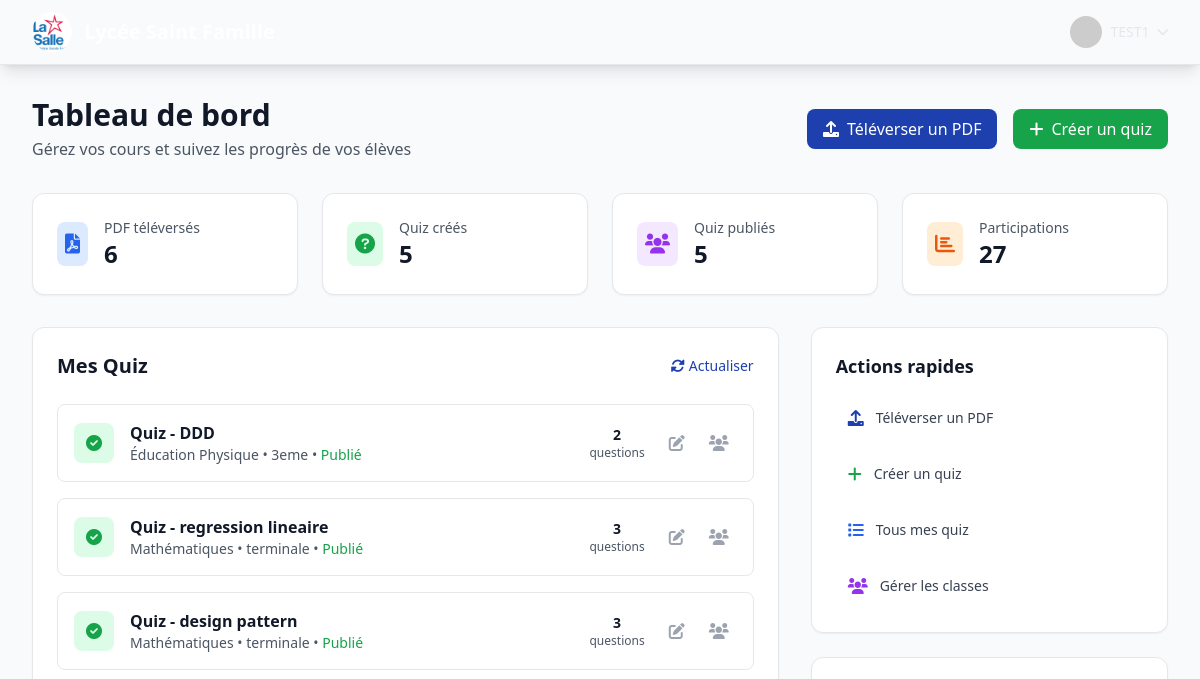
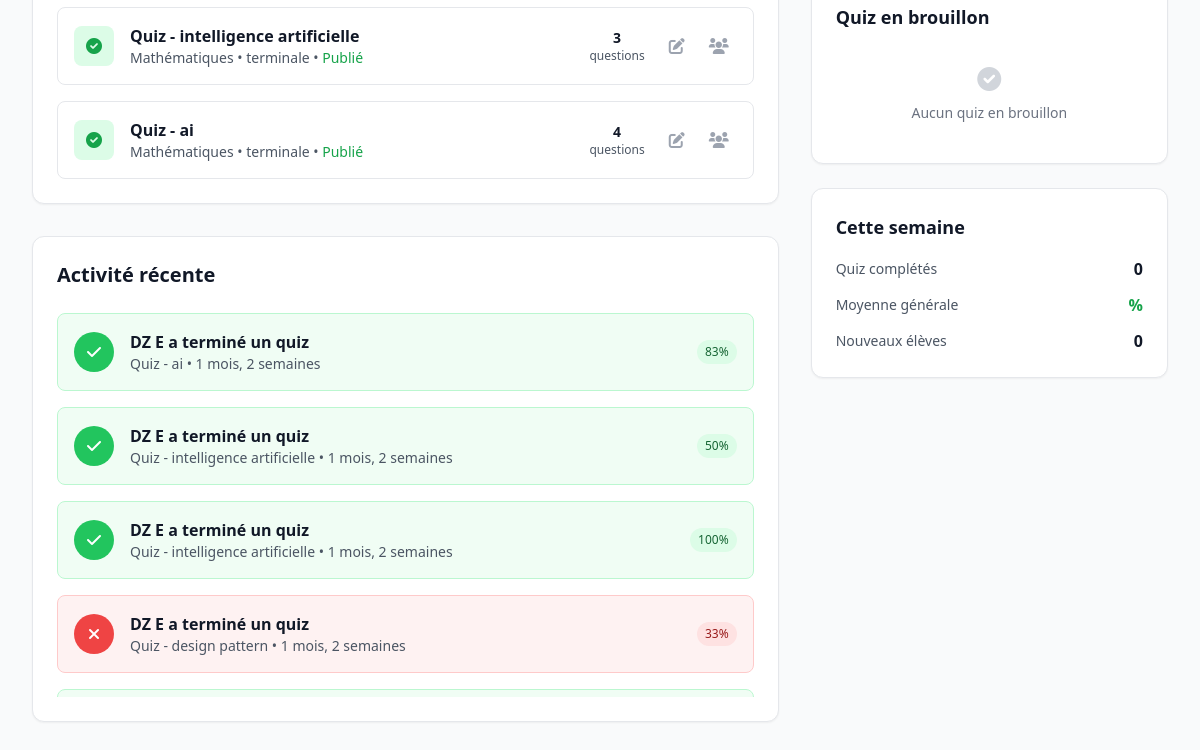
The page /dashboard/teacher/ (signed in) on the database as committed earlier (2 pictures, top to bottom).
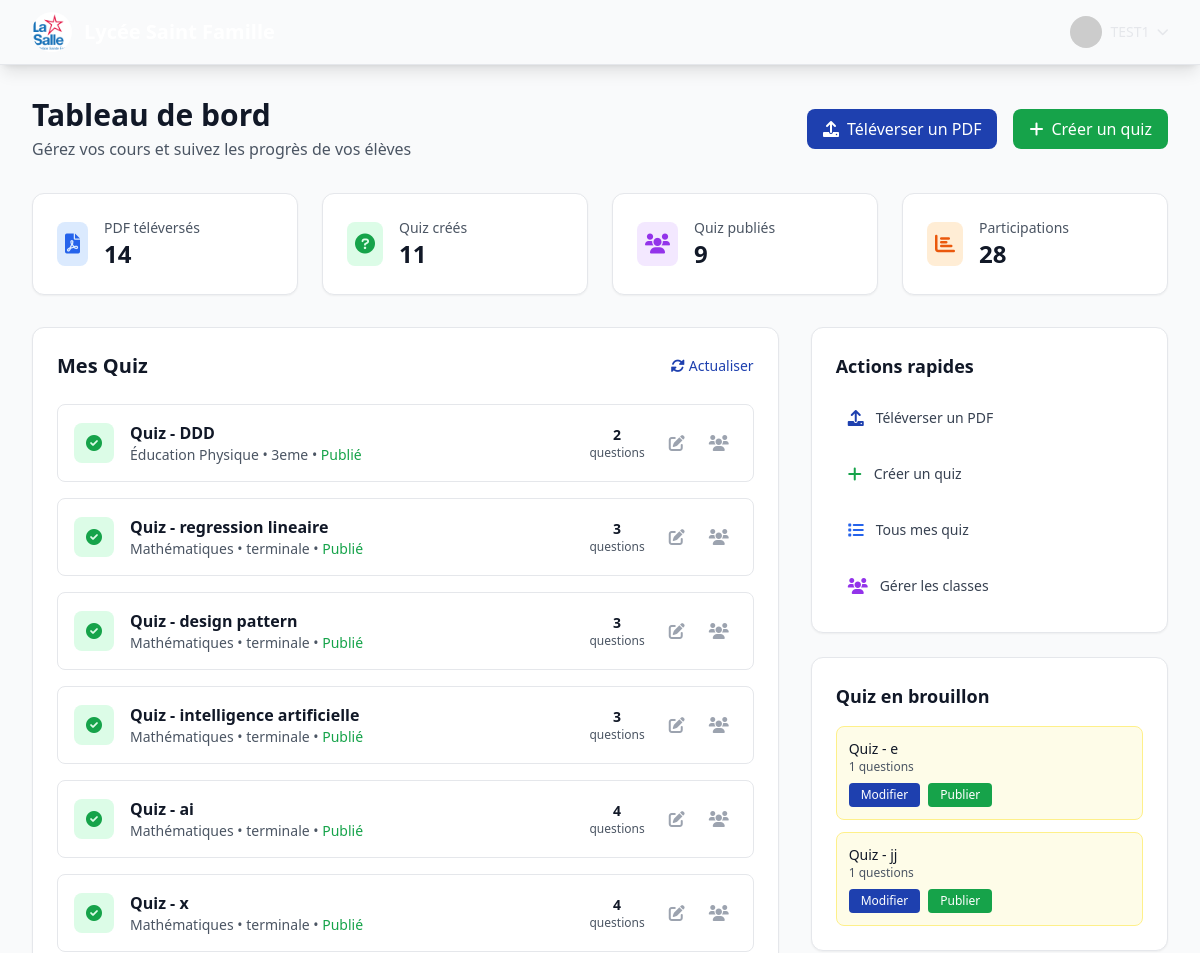
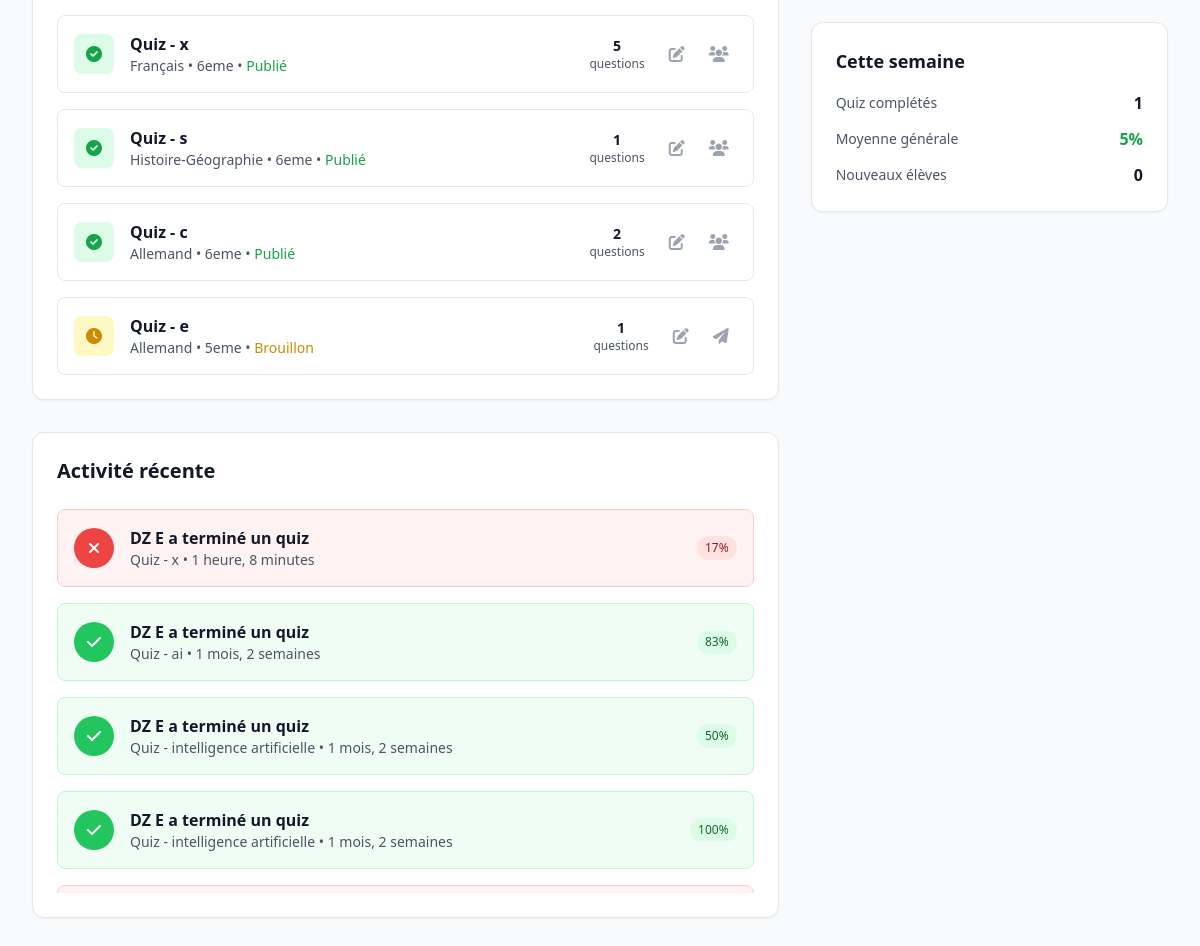
The same page on the database as committed later (2 pictures, top to bottom).
### quiz/models.py (models this page shows, shortened)
class Quiz(models.Model):
    DIFFICULTY_CHOICES = [
        ('easy', 'Facile'),
        ('medium', 'Moyen'),
        ('hard', 'Difficile'),
    ]
    title = models.CharField(max_length=200)
    description = models.TextField(blank=True)
    course = models.ForeignKey(Course, on_delete=models.CASCADE, related_name='quizzes')
    subject = models.ForeignKey(Subject, on_delete=models.CASCADE)
    level = models.CharField(max_length=20)
    difficulty = models.CharField(max_length=10, choices=DIFFICULTY_CHOICES)
    time_limit = models.IntegerField(help_text="Temps limite en minutes")
    points_reward = models.IntegerField(default=50)
    is_published = models.BooleanField(default=False)
    created_at = models.DateTimeField(auto_now_add=True)

class Subject(models.Model):
    name = models.CharField(max_length=100)
    slug = models.SlugField(unique=True)
    icon = models.CharField(max_length=50, default='fas fa-book')  # Classe d'icône FontAwesome
    color = models.CharField(max_length=20, default='blue')  # Couleur pour l'interface

class QuizAttempt(models.Model):
    user = models.ForeignKey(User, on_delete=models.CASCADE)
    quiz = models.ForeignKey(Quiz, on_delete=models.CASCADE)
    started_at = models.DateTimeField(auto_now_add=True)
    completed_at = models.DateTimeField(null=True, blank=True)
    score = models.IntegerField(default=0)
    total_points = models.IntegerField(default=0)
    time_taken = models.DurationField(null=True, blank=True)
    is_completed = models.BooleanField(default=False)
    @property
    def percentage_score(self):
        if self.total_points > 0:
            return round((self.score / self.total_points) * 100)
        return 0

### accounts/models.py (models this page shows, shortened)
class User(AbstractUser):
    USER_TYPE_CHOICES = [
        ('student', 'Élève'),
        ('teacher', 'Enseignant'),
        ('admin', 'Administrateur'),
    ]
    CLASS_CHOICES = [
        ('6eme', '6ème'),
        ('5eme', '5ème'),
        ('4eme', '4ème'),
        ('3eme', '3ème'),
        ('2nde', '2nde'),
        ('1ere', '1ère'),
        ('terminale', 'Terminale'),
    ]
    user_type = models.CharField(max_length=10, choices=USER_TYPE_CHOICES)
    level = models.CharField(max_length=20, blank=True, null=True)  # 6eme, 5eme, etc.
    class_name = models.CharField(max_length=20, choices=CLASS_CHOICES, blank=True, null=True, help_text="Classe de l'élève")
    points = models.IntegerField(default=0)
    xp = models.IntegerField(default=0)
    current_level = models.IntegerField(default=1)
    streak_days = models.IntegerField(default=0)
    last_activity = models.DateTimeField(auto_now=True)
    email = models.EmailField(unique=True, blank=True, null=True)

### dashboard/views.py (the view)
# urls.py: path('teacher/', views.teacher_dashboard, name='teacher_dashboard'),
@login_required
def teacher_dashboard(request):
    if request.user.user_type != 'teacher':
        return redirect('student_dashboard')
    teacher_courses = Course.objects.filter(teacher=request.user)
    teacher_quizzes = Quiz.objects.filter(course__teacher=request.user).select_related('subject', 'course')
    teacher_stats = {
        'total_courses': teacher_courses.count(),
        'total_quizzes': teacher_quizzes.count(),
        'published_quizzes': teacher_quizzes.filter(is_published=True).count(),
        'total_attempts': QuizAttempt.objects.filter(quiz__course__teacher=request.user, is_completed=True).count(),
    }
    draft_quizzes = teacher_quizzes.filter(is_published=False).prefetch_related('questions')[:5]
    recent_attempts = QuizAttempt.objects.filter(
        quiz__course__teacher=request.user,
        is_completed=True
    ).select_related('user', 'quiz').order_by('-completed_at')[:10]
    week_ago = timezone.now() - timedelta(days=7)
    weekly_attempts = QuizAttempt.objects.filter(
        quiz__course__teacher=request.user,
        is_completed=True,
        completed_at__gte=week_ago
    )
    weekly_stats = {
        'completed_attempts': weekly_attempts.count(),
        'avg_score': weekly_attempts.aggregate(avg=Avg('score'))['avg'] or 0,
        'new_students': 0,  # TODO: Implement student tracking
    }
    context = {
        'teacher_stats': teacher_stats,
        'teacher_quizzes': teacher_quizzes[:10],  # Show first 10 quizzes
        'draft_quizzes': draft_quizzes,
        'recent_attempts': recent_attempts,
        'weekly_stats': weekly_stats,
    }
    return render(request, 'teacher/dashboard.html', context)

### templates/teacher/dashboard.html (shortened to what the changed rows need)
{% extends 'base.html' %}
{% block content %}
<div class="max-w-7xl mx-auto px-4 sm:px-6 lg:px-8 py-8">
    <div class="mb-8">
        <div class="flex items-center justify-between">
            <div>
                <h1 class="text-3xl font-bold text-gray-900">Tableau de bord</h1>
            </div>
        </div>
    </div>
    <div class="grid grid-cols-1 md:grid-cols-4 gap-6 mb-8">
        <div class="bg-white rounded-xl shadow-sm border border-gray-200 p-6">
            <div class="flex items-center">
                <div class="ml-4">
                    <p class="text-sm font-medium text-gray-600">PDF téléversés</p>
                    <p class="text-2xl font-bold text-gray-900">{{ teacher_stats.total_courses|default:0 }}</p>
                </div>
            </div>
        </div>
        <div class="bg-white rounded-xl shadow-sm border border-gray-200 p-6">
            <div class="flex items-center">
                <div class="ml-4">
                    <p class="text-sm font-medium text-gray-600">Quiz créés</p>
                    <p class="text-2xl font-bold text-gray-900">{{ teacher_stats.total_quizzes|default:0 }}</p>
                </div>
            </div>
        </div>
        <div class="bg-white rounded-xl shadow-sm border border-gray-200 p-6">
            <div class="flex items-center">
                <div class="ml-4">
                    <p class="text-sm font-medium text-gray-600">Quiz publiés</p>
                    <p class="text-2xl font-bold text-gray-900">{{ teacher_stats.published_quizzes|default:0 }}</p>
                </div>
            </div>
        </div>
        <div class="bg-white rounded-xl shadow-sm border border-gray-200 p-6">
            <div class="flex items-center">
                <div class="ml-4">
                    <p class="text-sm font-medium text-gray-600">Participations</p>
                    <p class="text-2xl font-bold text-gray-900">{{ teacher_stats.total_attempts|default:0 }}</p>
                </div>
            </div>
        </div>
    </div>
    <div class="grid grid-cols-1 lg:grid-cols-3 gap-8">
        <div class="lg:col-span-2 space-y-8">
            <div class="bg-white rounded-xl shadow-sm border border-gray-200 p-6">
                <div class="flex items-center justify-between mb-6">
                    <h2 class="text-xl font-bold text-gray-900">Mes Quiz</h2>
                </div>
                <div class="space-y-4" id="quiz-list">
                    {% for quiz in teacher_quizzes %}
                    <div class="flex items-center justify-between p-4 border border-gray-200 rounded-lg hover:bg-gray-50 transition-colors">
                        <div class="flex items-center">
                            <div class="w-10 h-10 {% if quiz.is_published %}bg-green-100{% else %}bg-yellow-100{% endif %} rounded-lg flex items-center justify-center">
                                <i class="fas {% if quiz.is_published %}fa-check-circle text-green-600{% else %}fa-clock text-yellow-600{% endif %}"></i>
                            </div>
                            <div class="ml-4">
                                <h3 class="font-semibold text-gray-900">{{ quiz.title }}</h3>
                                <p class="text-sm text-gray-600">
                                    {{ quiz.subject.name }} • {{ quiz.level }} •
                                    {% if quiz.is_published %}
                                        <span class="text-green-600 font-medium">Publié</span>
                                    {% else %}
                                        <span class="text-yellow-600 font-medium">Brouillon</span>
                                    {% endif %}
                                </p>
                            </div>
                        </div>
                        <div class="flex items-center space-x-4">
                            <div class="text-center">
                                <p class="text-sm font-semibold text-gray-900">{{ quiz.questions.count }}</p>
                                <p class="text-xs text-gray-600">questions</p>
                            </div>
                            <div class="flex space-x-2">
                                <a href="{% url 'edit_quiz' quiz.id %}" class="p-2 text-gray-400 hover:text-primary" title="Modifier">
                                    <i class="fas fa-edit"></i>
                                </a>
                                {% if quiz.is_published %}
                                <a href="{% url 'quiz_participants' quiz.id %}" class="p-2 text-gray-400 hover:text-green-600" title="Voir les participants">
                                    <i class="fas fa-users"></i>
                                </a>
                                {% else %}
                                <button onclick="confirmPublish({{ quiz.id }})" class="p-2 text-gray-400 hover:text-blue-600" title="Publier">
                                    <i class="fas fa-paper-plane"></i>
                                </button>
                                {% endif %}
                            </div>
                        </div>
                    </div>
                    {% endfor %}
                </div>
            </div>
            <div class="bg-white rounded-xl shadow-sm border border-gray-200 p-6">
                <div class="flex items-center justify-between mb-6">
                    <h2 class="text-xl font-bold text-gray-900">Activité récente</h2>
                </div>
                <div class="space-y-4 max-h-96 overflow-y-auto">
                    {% for attempt in recent_attempts %}
                    <div class="flex items-center p-4 {% if attempt.percentage_score >= 50 %}bg-green-50 border-green-200{% else %}bg-red-50 border-red-200{% endif %} rounded-lg border">
                        <div class="w-10 h-10 {% if attempt.percentage_score >= 50 %}bg-green-500{% else %}bg-red-500{% endif %} rounded-full flex items-center justify-center">
                            <i class="fas {% if attempt.percentage_score >= 50 %}fa-check{% else %}fa-times{% endif %} text-white"></i>
                        </div>
                        <div class="ml-4 flex-1">
                            <p class="font-semibold text-gray-900">{{ attempt.user.get_full_name }} a terminé un quiz</p>
                            <p class="text-sm text-gray-600">{{ attempt.quiz.title }} • {{ attempt.completed_at|timesince }}</p>
                        </div>
                        <span class="text-xs {% if attempt.percentage_score >= 50 %}bg-green-100 text-green-800{% else %}bg-red-100 text-red-800{% endif %} px-2 py-1 rounded-full">{{ attempt.percentage_score|floatformat:0 }}%</span>
                    </div>
                    {% empty %}
                    <div class="text-center py-8">
                        <i class="fas fa-chart-line text-gray-300 text-4xl mb-4"></i>
                        <p class="text-gray-500">Aucune activité récente</p>
                    </div>
                    {% endfor %}
                </div>
            </div>
        </div>
        <div class="space-y-6">
            <div class="bg-white rounded-xl shadow-sm border border-gray-200 p-6">
                <div class="space-y-3">
                    {% for quiz in draft_quizzes %}
                    <div class="p-3 bg-yellow-50 border border-yellow-200 rounded-lg">
                        <p class="text-sm font-medium text-gray-900">{{ quiz.title }}</p>
                        <p class="text-xs text-gray-600 mb-2">{{ quiz.questions.count }} questions</p>
                        <div class="flex space-x-2">
                            <a href="{% url 'edit_quiz' quiz.id %}" class="text-xs bg-primary text-white px-3 py-1 rounded hover:bg-primary/90">
                                Modifier
                            </a>
                            <button onclick="confirmPublish({{ quiz.id }})" class="text-xs bg-green-600 text-white px-3 py-1 rounded hover:bg-green-700">
                                Publier
                            </button>
                        </div>
                    </div>
                    {% empty %}
                    <div class="text-center py-4">
                        <i class="fas fa-check-circle text-gray-300 text-2xl mb-2"></i>
                        <p class="text-sm text-gray-500">Aucun quiz en brouillon</p>
                    </div>
                    {% endfor %}
                </div>
            </div>
            <div class="bg-white rounded-xl shadow-sm border border-gray-200 p-6">
                <div class="space-y-3">
                    <div class="flex justify-between items-center">
                        <span class="text-sm text-gray-600">Quiz complétés</span>
                        <span class="font-semibold text-gray-900">{{ weekly_stats.completed_attempts|default:0 }}</span>
                    </div>
                    <div class="flex justify-between items-center">
                        <span class="text-sm text-gray-600">Moyenne générale</span>
                        <span class="font-semibold text-green-600">{{ weekly_stats.avg_score|default:"--"|floatformat:0 }}%</span>
                    </div>
                </div>
            </div>
        </div>
    </div>
</div>
{% endblock %}

Rows that differ between the two databases and show on the page:
no longer on this page (row unchanged): QuizAttempt: user.get_full_name "DZ E", quiz "Quiz - design pattern", completed_at "1 mois, 2 semaines", percentage_score "33"
added Quiz: is_published True (drawn), title "Quiz - x", subject.name "Mathématiques", level "terminale", questions.count "4", shown under "Mes Quiz"
added Quiz: is_published True (drawn), title "Quiz - x", subject.name "Français", level "6eme", questions.count "5", shown under "Mes Quiz"
added Quiz: is_published True (drawn), title "Quiz - s", subject.name "Histoire-Géographie", level "6eme", questions.count "1", shown under "Mes Quiz"
added Quiz: is_published True (drawn), title "Quiz - c", subject.name "Allemand", level "6eme", questions.count "2", shown under "Mes Quiz"
added Quiz: is_published False (drawn), title "Quiz - e", subject.name "Allemand", level "5eme", questions.count "1"
added QuizAttempt: user.get_full_name "DZ E", quiz "Quiz - x", completed_at "1 heure, 8 minutes", percentage_score "17"
added Quiz: title "Quiz - jj", questions.count "1", shown under "Quiz en brouillon"
Other text that changed with them:
{{ teacher_stats.total_courses|default:0 }}: "6" → "14"
{{ teacher_stats.total_quizzes|default:0 }}: "5" → "11"
{{ teacher_stats.published_quizzes|default:0 }}: "5" → "9"
{{ teacher_stats.total_attempts|default:0 }}: "27" → "28"
{{ weekly_stats.completed_attempts|default:0 }}: "0" → "1"
{{ weekly_stats.avg_score|default:"--"|floatformat:0 }}: (not shown) → "5"
text no longer shown: "Aucun quiz en brouillon"
